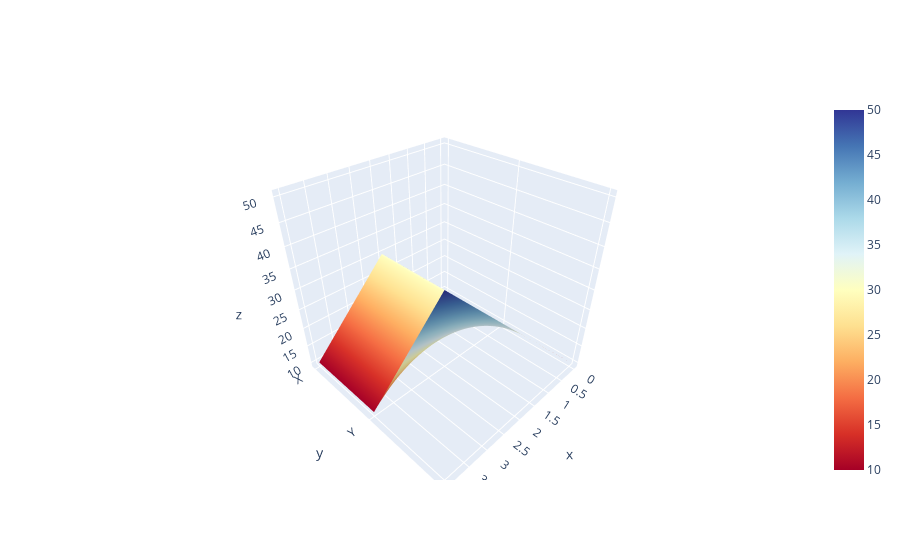

The code cell stored with this chart in its notebook:
### Code cell
df3.iplot(kind = 'surface', colorscale = 'rdylbu')

### Figure 1 — Plotly figure (JSON) as saved in the notebook; plotly's stock layout.template omitted (floating-point values rounded to 4 significant figures)
{"data": [{"colorscale": [[0, "rgb(165,0,38)"], [0.1, "rgb(215,48,39)"], [0.2, "rgb(244,109,67)"], [0.3, "rgb(253,174,97)"], [0.4, "rgb(254,224,144)"], [0.5, "rgb(255,255,191)"], [0.6, "rgb(224,243,248)"], [0.7, "rgb(171,217,233)"], [0.8, "rgb(116,173,209)"], [0.9, "rgb(69,117,180)"], [1, "rgb(49,54,149)"]], "type": "surface", "x": [0, 1, 2, 3, 4], "y": ["X", "Y", "Z"], "z": [[10, 20, 30, 20, 10], [10, 20, 30, 20, 10], [10, 20, 30, 40, 50]]}], "layout": {"legend": {"bgcolor": "#FFFFFF", "font": {"color": "#4D5663"}}, "paper_bgcolor": "#FFFFFF", "plot_bgcolor": "#FFFFFF", "title": {"font": {"color": "#4D5663"}}, "xaxis": {"gridcolor": "#E1E5ED", "showgrid": true, "tickfont": {"color": "#4D5663"}, "title": {"font": {"color": "#4D5663"}, "text": ""}, "zerolinecolor": "#E1E5ED"}, "yaxis": {"gridcolor": "#E1E5ED", "showgrid": true, "tickfont": {"color": "#4D5663"}, "title": {"font": {"color": "#4D5663"}, "text": ""}, "zerolinecolor": "#E1E5ED"}}}
